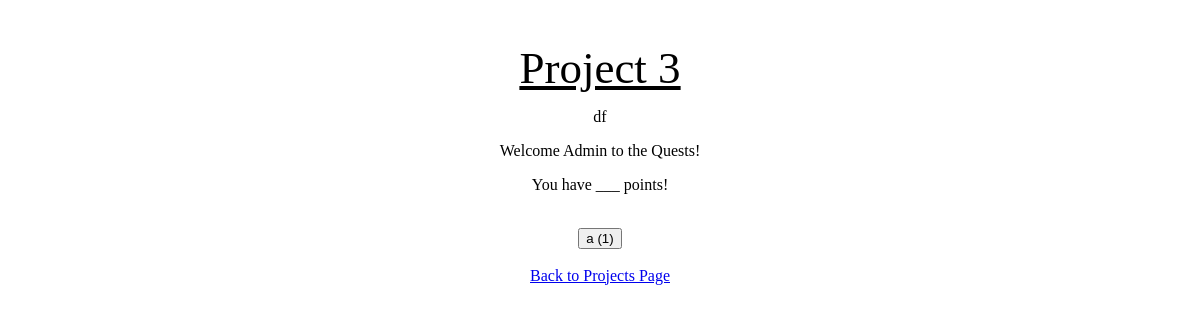
The page /quest/admin_home_view_only/14 on the database as committed earlier.
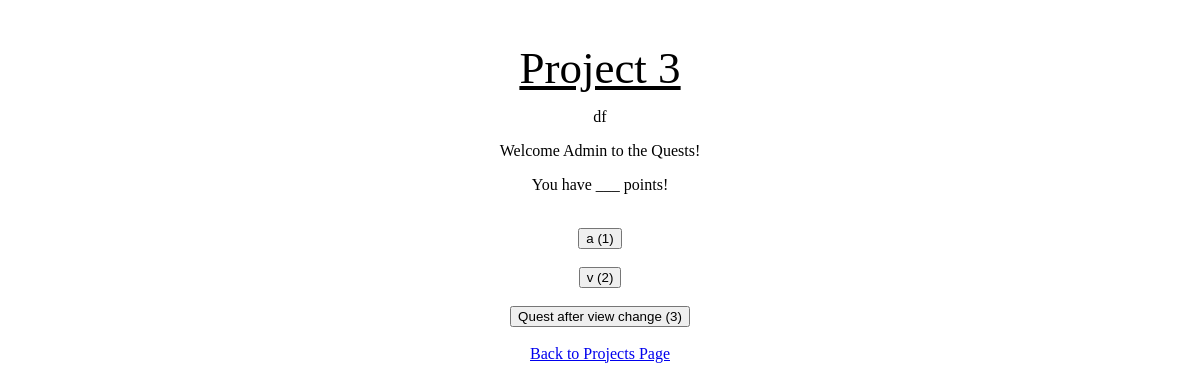
The same page on the database as committed later.
### quest_extension/models.py (models this page shows)
class Quest(models.Model):
    project = models.ForeignKey(Project, on_delete=models.CASCADE)
    quest_name = models.CharField(max_length=250)
    quest_description = models.CharField(max_length=1000, blank=True, null=True)
    quest_points_earned = models.IntegerField()
    deleted = models.BooleanField(default=False)
    time_modified = models.DateTimeField(auto_now=True)
    quest_path_number = models.IntegerField()

### quest_extension/views.py (the view)
# urls.py: path('admin_home_view_only/<project_id>', views.get_admin_home_view_only),
def get_admin_home_view_only(request, project_id):
    current_project = Project.objects.get(id = project_id)
    quests = Quest.objects.filter(project = current_project).order_by('quest_path_number')
    context = {'quests':quests, 'current_project': current_project}
    return render(request, 'quest_extension/admin_home_view_only.html', context)

### quest_extension/templates/quest_extension/admin_home_view_only.html
{% extends 'quest_extension/admin_home_base.html' %}
{% block redirect_to_quest_page %}
    {% for quest in quests %}
        <br>
        <form method='GET' action='/quest/admin_quest_page_view_only/{{quest.id}}'>
            <button type='submit'>{{quest.quest_name}} ({{quest.quest_path_number }})</button>
        </form>
    {% endfor %}
{% endblock %}

Rows that differ between the two databases and show on the page:
added Quest: quest_name "v", quest_path_number "2"
added Quest: quest_name "Quest after view change", quest_path_number "3"
